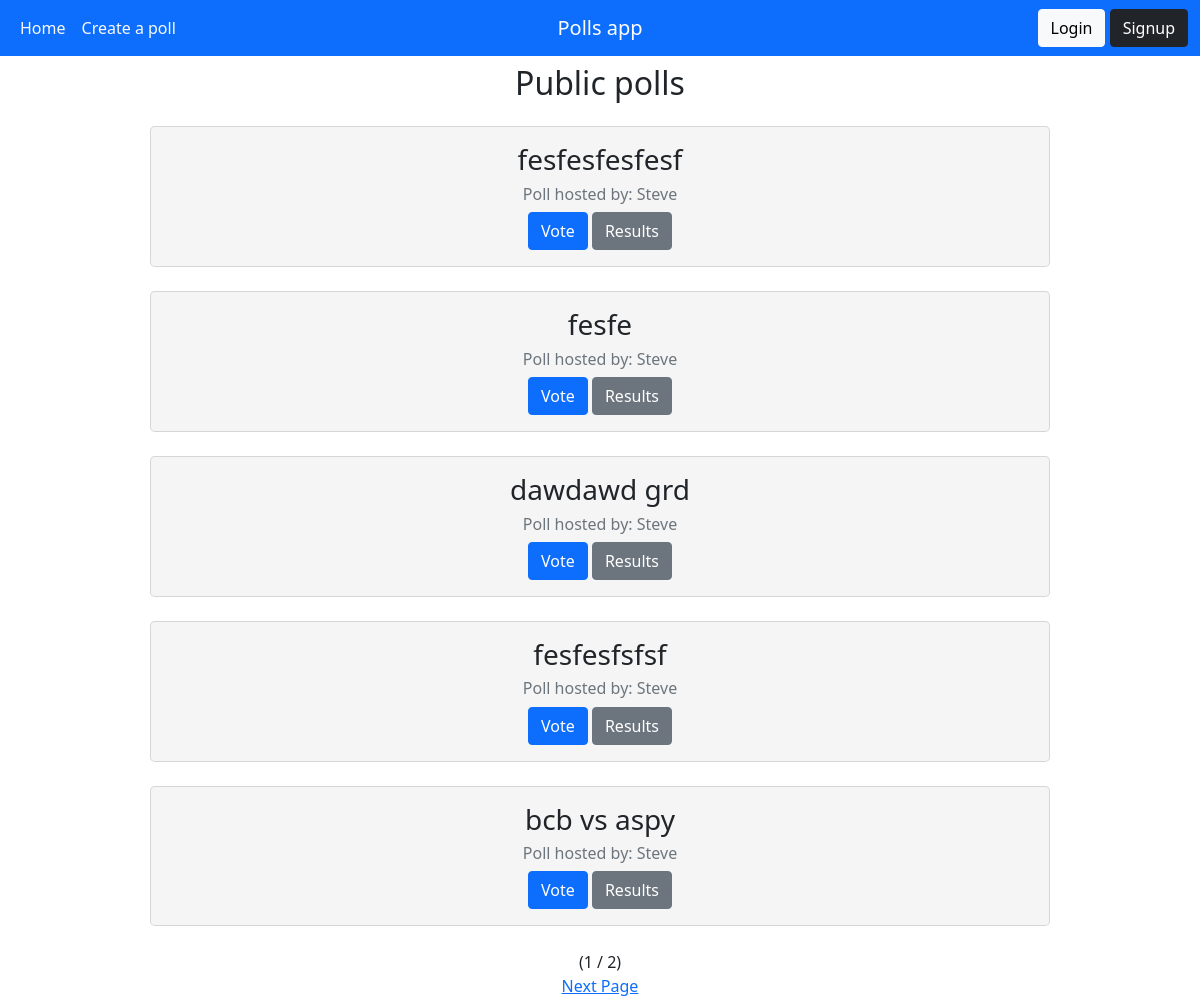
The app's page /, older data.
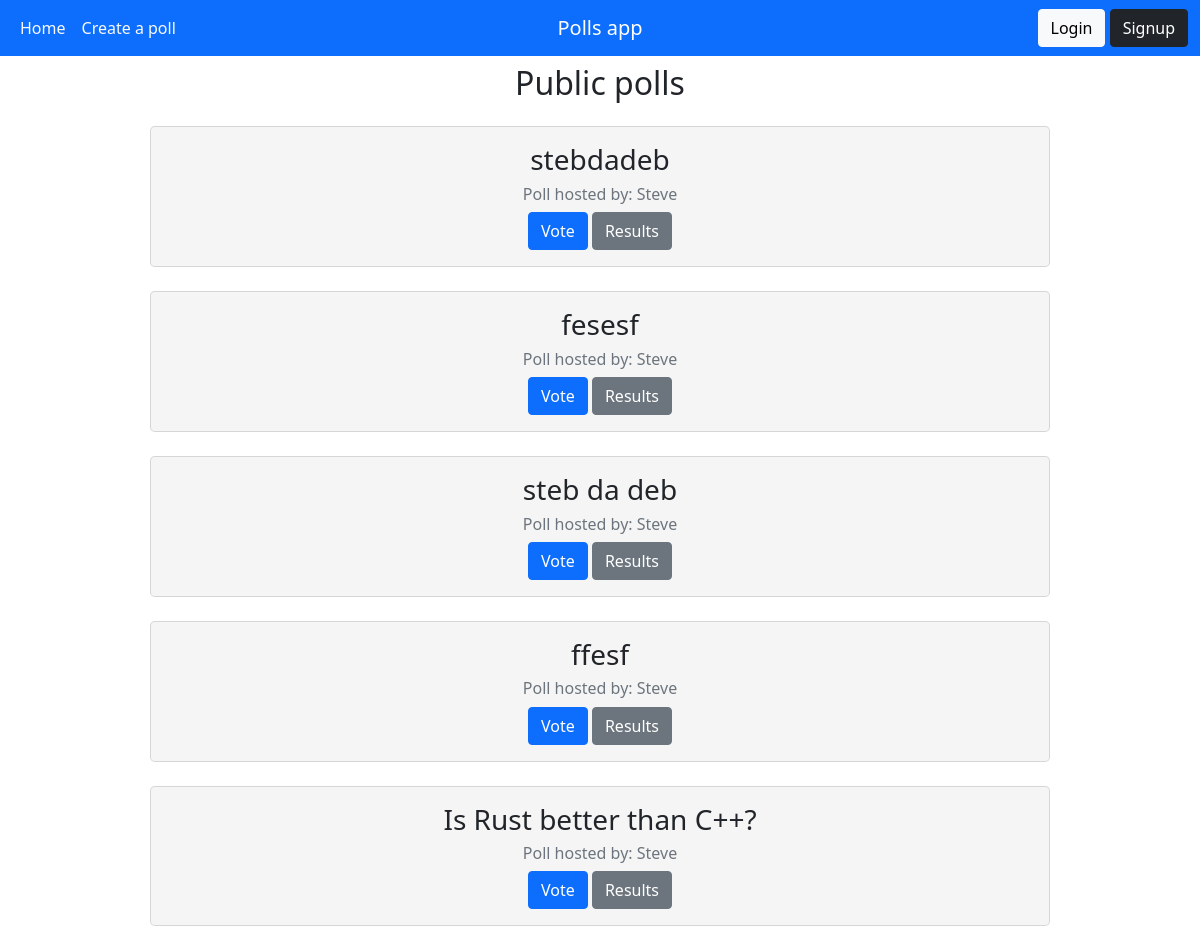
The same page, newer data.
### polling/models.py (models this page shows)
class Question(models.Model):
    author = models.ForeignKey(
        settings.AUTH_USER_MODEL, on_delete=models.CASCADE)
    question_text = models.CharField(max_length=200)
    pub_date = models.DateTimeField(auto_now=True)
    class Meta:
        ordering = ['-pub_date']
    def __str__(self):
        return self.question_text

### polling/views.py (the view)
# urls.py: path('', views.home, name='home'),
def home(request):
    questions = Question.objects.exclude(choice__isnull=True)
    question_paginator = Paginator(questions, 5)
    page_num = request.GET.get('page')
    poll = question_paginator.get_page(page_num)
    context = {"questions": questions, "poll": poll}
    return render(request, 'home.html', context)

### templates/home.html (shortened to what this page needs)
{% extends 'base.html' %}
{% block content %}
<h2 class ="text-center mt-2">Public polls</h2>
{% for question in poll.object_list %}
  <div class="card rounded-3 text-center w-75 mx-auto my-4" style="background-color: #F5F5F5; width: 30rem;">
    <div class="card-body">
        <h3 class="card-title text-center">{{ question }}</h3>
        <h6 class="card-text text-secondary">Poll hosted by: {{ question.author }}</h6>
        <a href="{% url 'detail' question_id=question.id %}" class="btn btn-primary" role="button">Vote</a>
        <a href="{% url 'results' question_id=question.id %}" class="btn btn-secondary" role="button">Results</a>
    </div>
  </div>
{% endfor %}
  <div class="page-links text-center">
    {% if poll.paginator.num_pages != 1 %}
      <div class="d-flex justify-content-center">({{ poll.number }} / {{ poll.paginator.num_pages }})</div>
    {% endif %}
    {% if poll.has_next %}
      <a href="{% url 'home' %}?page={{ poll.next_page_number }}">Next Page</a>
    {% endif %}
  </div>
{% endblock content %}

Row changes from the older to the newer data that the page shows:
removed Question: question_text "fesfesfesfesf", author "Steve"
removed Question: question_text "fesfe", author "Steve"
removed Question: question_text "dawdawd grd", author "Steve"
removed Question: question_text "fesfesfsfsf", author "Steve"
removed Question: question_text "bcb vs aspy", author "Steve"
added Question: question_text "stebdadeb", author "Steve"
added Question: question_text "fesesf", author "Steve"
added Question: question_text "steb da deb", author "Steve"
added Question: question_text "ffesf", author "Steve"
added Question: question_text "Is Rust better than C++?", author "Steve"
Text that changed along with them:
{{ poll.number }}: "1" → (not shown)
{{ poll.paginator.num_pages }}: "2" → (not shown)
text no longer shown: "( / ) Next Page"
